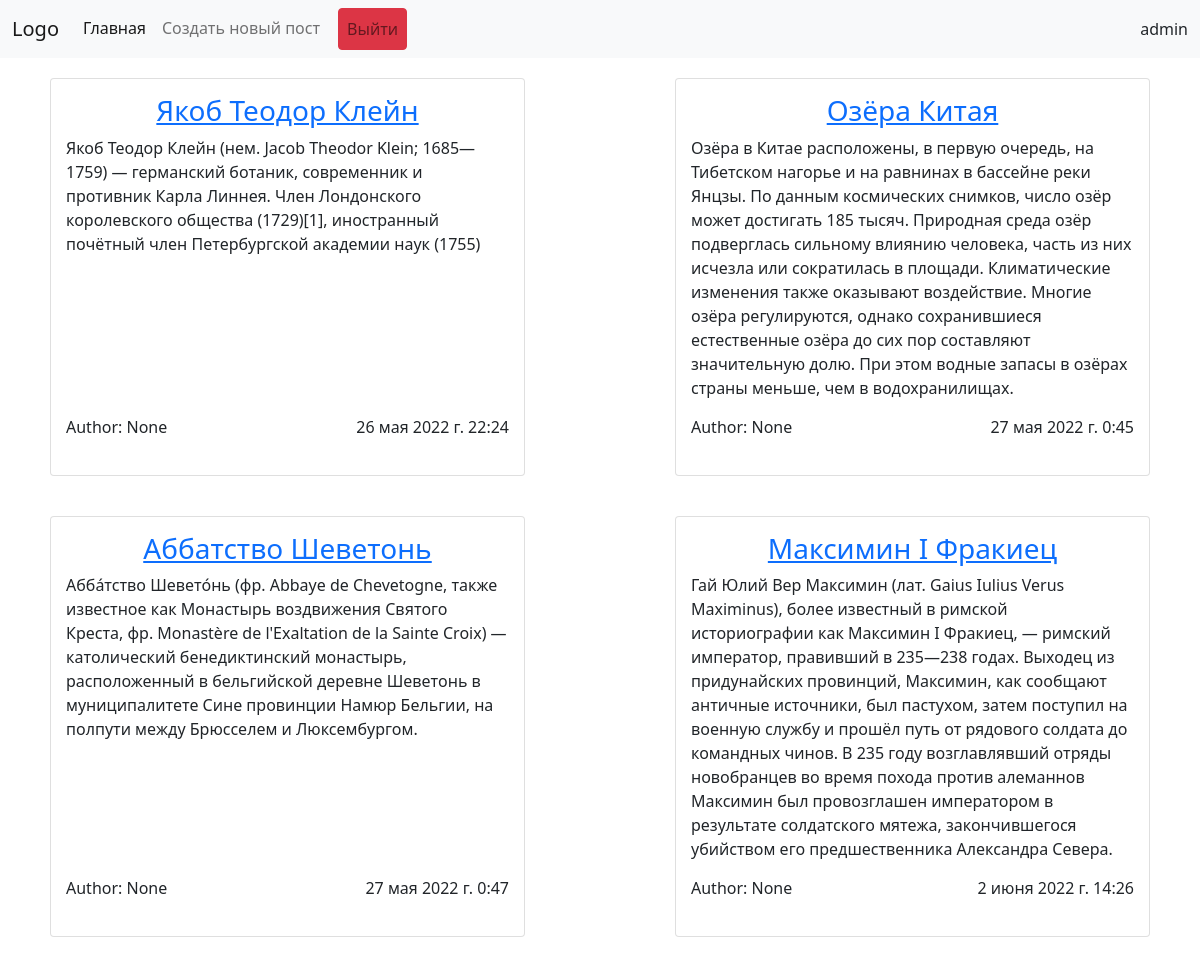
The app's page / (signed in) with its own data.
### blog/models.py (models this page shows, shortened)
class Post(models.Model):
    title = models.CharField(max_length=64, verbose_name="Title")
    text = models.TextField(verbose_name='Text')
    created_date = models.DateTimeField(auto_now_add=True, verbose_name='Created Date')
    published_date = models.DateTimeField(auto_now_add=True, verbose_name='Published Date')
    author = models.ForeignKey(User, on_delete=models.CASCADE, verbose_name='Владелец статьи', blank=True, null=True)

### blog/views.py (the view)
# urls.py: path('', Postlist.as_view(), name="post_list"),
class Postlist(ListView):
    model = Post
    template_name = 'post_list.html'
    context_object_name = 'items'

### blog/templates/blog/post_list.html (shortened to what this page needs)
{% extends 'blog/base.html' %}
{% block content %}
<div class="row" style="justify-content: space-between">
    {% for post in items %}
    <div class="card col-5" style="margin: 20px; padding: 15px">
        <a href="{% url 'post_detail' post_pk=post.pk %}">
            <h3 class="title" style="text-align: center">
                {{ post.title }}
            </h3>
        </a>
        <p class="text" style="margin-bottom: auto">
            {{ post.text }}
        </p>
        <div style="display: flex; justify-content: space-between; align-items: center;margin: 15px 0 5px 0">
            <p>
                Author: {{post.author}}
            </p>
            <p class="published_date">
                {{ post.published_date }}
            </p>
        </div>
    </div>
    {% endfor %}
</div>
{% endblock content %}

### blog/templates/blog/base.html (shortened to what this page needs)
<!DOCTYPE html>
<html lang="en">
<head>
    <link href="https://cdn.jsdelivr.net/npm/bootstrap@5.0.2/dist/css/bootstrap.min.css" rel="stylesheet"
>
</head>
<body>
<nav class="navbar navbar-expand-lg navbar-light bg-light">
    <div class="container-fluid">
        <a class="navbar-brand" href="{% url 'post_list' %}">Logo</a>
        <div class="collapse navbar-collapse" id="navbarNavAltMarkup">
            <div class="navbar-nav">
                {% url 'post_list' as url_post_list %}
                <a class="nav-link {% if url_post_list == request.path %}active{% endif %}" aria-current="page"
                   href="{{url_post_list}}">Главная</a>
                {% url 'post_create' as url_post_create %}
                <a class="nav-link {% if url_post_create == request.path %}active{% endif %}"
                   href="{{url_post_create}}">Создать новый пост</a>
                {% if request.user.is_authenticated %}
                {% url 'logout_page' as url_logout_page %}
                <a style="margin-left: 10px" class="nav-link btn btn-danger" href="{{url_logout_page}}">Выйти</a>
                {% endif %}
            </div>
            <div style="margin-left: auto">
                {{request.user}}
            </div>
        </div>
    </div>
</nav>
<div class="container">
    {% block content %}
    {% endblock %}
</div>
</body>
</html>

### records on screen
Post: title "Якоб Теодор Клейн", text "Якоб Теодор Клейн (нем. Jacob Theodor Klein; 1685—1759) — германский ботаник, современник и противник Карла Линнея. Член Лондонского королевского общества (1729)[1], иностранный почётный член Петербургской академии наук (1755)", author "None", published_date "26 мая 2022 г. 22:24"
Post: title "Озёра Китая", text "Озёра в Китае расположены, в первую очередь, на Тибетском нагорье и на равнинах в бассейне реки Янцзы. По данным космических снимков, число озёр может достигать 185 тысяч. Природная среда озёр подверглась сильному влиянию человека, часть из них исчезла или сократилась в площади. Климатические изменения также оказывают воздействие. Многие озёра регулируются, однако сохранившиеся естественные озёра до сих пор составляют значительную долю. При этом водные запасы в озёрах страны меньше, чем в водохранилищах.", author "None", published_date "27 мая 2022 г. 0:45"
Post: title "Аббатство Шеветонь", text "Абба́тство Шевето́нь (фр. Abbaye de Chevetogne, также известное как Монастырь воздвижения Святого Креста, фр. Monastère de l'Exaltation de la Sainte Croix) — католический бенедиктинский монастырь, расположенный в бельгийской деревне Шеветонь в муниципалитете Сине провинции Намюр Бельгии, на полпути между Брюсселем и Люксембургом.", author "None", published_date "27 мая 2022 г. 0:47"
Post: title "Максимин I Фракиец", text "Гай Юлий Вер Максимин (лат. Gaius Iulius Verus Maximinus), более известный в римской историографии как Максимин I Фракиец, — римский император, правивший в 235—238 годах. Выходец из придунайских провинций, Максимин, как сообщают античные источники, был пастухом, затем поступил на военную службу и прошёл путь от рядового солдата до командных чинов. В 235 году возглавлявший отряды новобранцев во время похода против алеманнов Максимин был провозглашен императором в результате солдатского мятежа, закончившегося убийством его предшественника Александра Севера.", author "None", published_date "2 июня 2022 г. 14:26"

### other values on screen
{{ request.user }} "admin"
